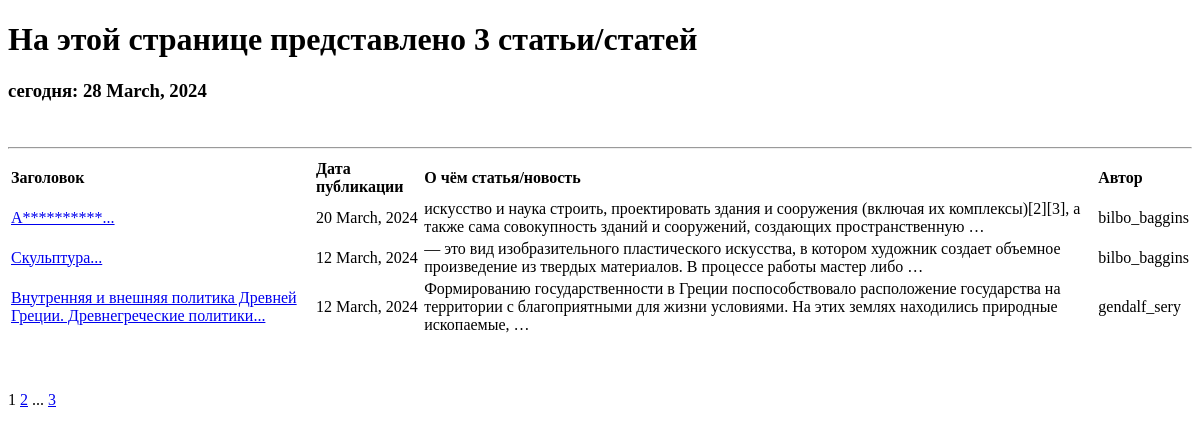
The page /main/articles/ on the database as committed earlier.
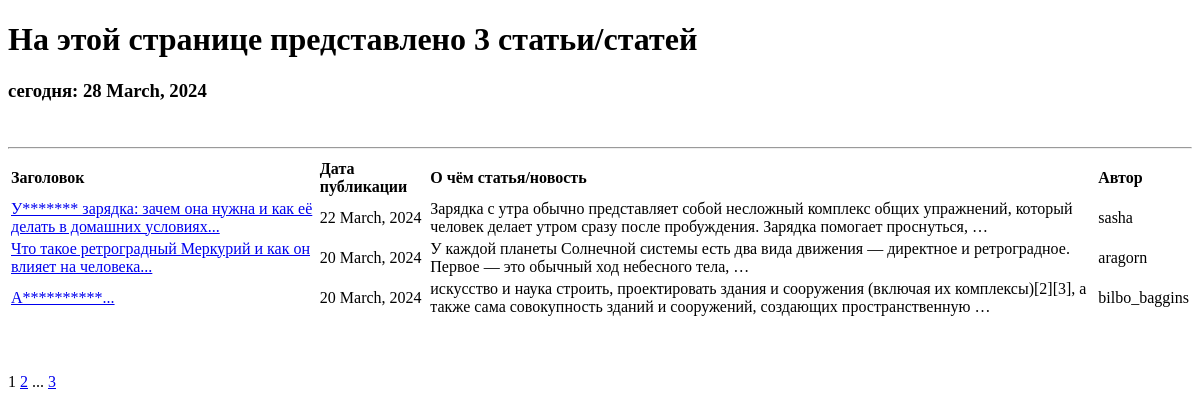
The same page on the database as committed later.
### news/models.py (models this page shows, shortened)
class Post(models.Model):
    news = 'NEWS'
    post = 'POST'
    author = models.ForeignKey(Author, on_delete=models.CASCADE, null=True)
    post_or_news = models.CharField(max_length=4, choices=POSITIONS, default=news)
    date_time_creation_post = models.DateTimeField(null=True, auto_now_add=True)
    categories = models.ManyToManyField(Category, through='PostCategory')
    title = models.CharField(default='...', max_length=255)
    text = models.TextField(default='...')
    rating = models.FloatField(default=0.0)
    class Meta:
        ordering = ['-date_time_creation_post']

class Author(models.Model):
    user = models.OneToOneField(User, on_delete=models.CASCADE, null=True)
    rating = models.FloatField(default=0.0)
    def __str__(self):
        author_name = self.user.username
        return author_name

class User(AbstractUser):
    subscriptions = models.ManyToManyField(Category, through='SubscriptionsCategory')

### news/views.py (the view)
# urls.py: path('articles/', ArticlesList.as_view(), name='post_list'),
class ArticlesList(ListView, PermissionRequiredMixin):
    permission_required = ('news.view_post',)
    model = Post
    ordering = '-date_time_creation_post'
    template_name = 'articles.html'
    context_object_name = 'posts'
    paginate_by = 3
    def get_queryset(self):
        queryset = super().get_queryset()
        self.filterset = PostFilter(self.request.GET, queryset)
        return queryset.filter(post_or_news='POST')
    def get_context_data(self, **kwargs):
        context = super().get_context_data(**kwargs)
        context['filterset'] = self.filterset
        return context

### news/templatetags/custom_filters.py (called while the page is built)
@register.filter()
def punctuation_marks(value, mark='ellipsis'):
    postfix = CURRENCIES_SYMBOLS[mark]
    return f'{value}{postfix}'

@register.filter()
def censor(value):
    text = value.split()
    new_text = []
    for i in range(len(text)):
        word = text[i]
        first_symbol = word[0]
        if first_symbol in 'АИЕЁОУЫЭЮЯ':
            new_word = first_symbol
            if len(word) == 1:
                new_word = '*'
                new_text.append(new_word)
            else:
                for x in range(len(word)):
                    if x != 0:
                        if word[x].isalnum():
                            new_word += '*'
                        else:
                            new_word += word[x]
                new_text.append(new_word)
        else:
            new_text.append(word)
    new_text = ' '.join(new_text)
    return new_text

### news/templatetags/custom_tags.py (called while the page is built)
@register.simple_tag()
def current_time(format_string='%d %B, %Y'):
    return f'сегодня: {datetime.now().strftime(format_string)}'

@register.simple_tag(takes_context=True)
def url_replace(context, **kwargs):
   d = context['request'].GET.copy()
   for k, v in kwargs.items():
       d[k] = v
   return d.urlencode()

### templates/articles.html (shortened to what this page needs)
{% extends 'flatpages/default.html' %}
{% load custom_filters %}
{% load custom_tags %}
{% block content %}
   <h1>На этой странице представлено {{ posts|length }} статьи/статей</h1>
   <h3>{% current_time '%d %B, %Y' %}</h3>
   <br/>
   <hr>
   {% if posts %}
       <table>
           <tr>
               <td><b>Заголовок</b></td>
               <td><b>Дата публикации</b></td>
               <td><b>О чём статья/новость</b></td>
               <td><b>Автор </b></td>
           </tr>
           {% for post in posts %}
           <tr>
               <td><a href="{{post.id}}">{{ post.title|punctuation_marks|censor }}</a></td>
               <td>{{ post.date_time_creation_post|date:'j F, Y' }}</td>
               <td>{{ post.text|truncatewords:20 }}</td>
               <td>{{ post.author }}</td>
           </tr>
           {% endfor %}
       </table>
   {% else %}
       <h2>Статей нет!!</h2>
   {% endif %}
   <br/>
   <br/>
   <br/>
   {{ page_obj.number }}
   {% if page_obj.has_next %}
       <a href="?{% url_replace page=page_obj.next_page_number %}">{{ page_obj.next_page_number }}</a>
       {% if paginator.num_pages != page_obj.next_page_number %}
           ...
           <a href="?{% url_replace page=page_obj.paginator.num_pages %}">{{ page_obj.paginator.num_pages }}</a>
       {% endif %}
   {% endif %}
{% endblock content %}

Rows that differ between the two databases and show on the page:
no longer on this page (row unchanged): Post: title|punctuation_marks "Скульптура...", date_time_creation_post "12 March, 2024", text "— это вид изобразительного пластического искусства, в котором художник создает объемное произведение из твердых материалов. В процессе работы мастер либо …", author "bilbo_baggins"
no longer on this page (row unchanged): Post: title|punctuation_marks "Внутренняя и внешняя политика Древней Греции. Древнегреческие политики...", date_time_creation_post "12 March, 2024", text "Формированию государственности в Греции поспособствовало расположение государства на территории с благоприятными для жизни условиями. На этих землях находились природные ископаемые, …", author "gendalf_sery"
added Post: title|punctuation_marks "У******* зарядка: зачем она нужна и как её делать в домашних условиях...", date_time_creation_post "22 March, 2024", text "Зарядка с утра обычно представляет собой несложный комплекс общих упражнений, который человек делает утром сразу после пробуждения. Зарядка помогает проснуться, …", author "sasha"
added Post: title|punctuation_marks "Что такое ретроградный Меркурий и как он влияет на человека...", date_time_creation_post "20 March, 2024", text "У каждой планеты Солнечной системы есть два вида движения — директное и ретроградное. Первое — это обычный ход небесного тела, …", author "aragorn"
